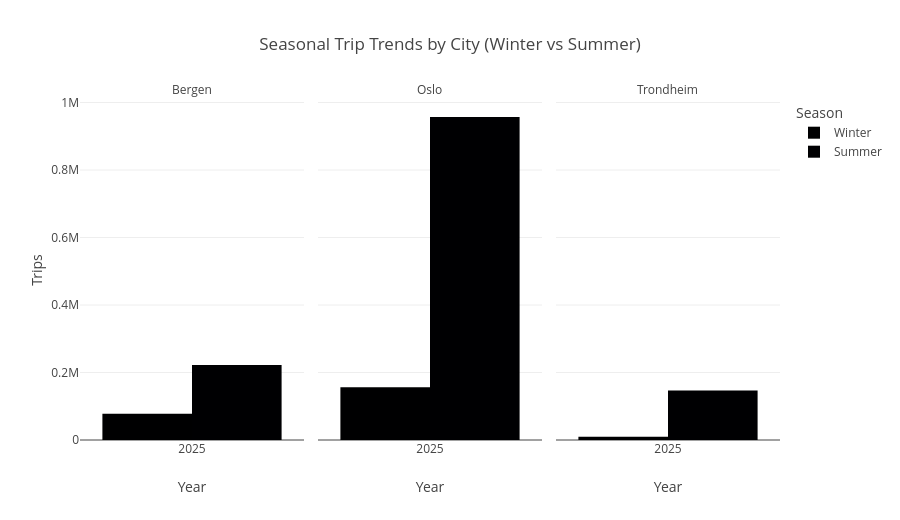

Source (notebook cell):
### Code cell
fig = px.bar(
    agg,
    x="year",
    y="trips",
    color="season",
    barmode="group",
    facet_col="city_name",
    category_orders={"season": ["Winter", "Summer"]},
    title="Seasonal Trip Trends by City (Winter vs Summer)",
    labels={"trips": "Trips", "year": "Year", "city_name": "City"},
)
fig.update_layout(height=520, legend_title_text="Season")
fig.for_each_annotation(lambda a: a.update(text=a.text.split("=")[-1]))
fig.show()

### Figure 1 — Plotly figure (JSON) as saved in the notebook; plotly's stock layout.template omitted (floating-point values rounded to 4 significant figures)
{"data": [{"alignmentgroup": "True", "hovertemplate": "season=Winter<br>City=Bergen<br>Year=%{x}<br>Trips=%{y}<extra></extra>", "legendgroup": "Winter", "marker": {"color": "#000001", "pattern": {"shape": ""}}, "name": "Winter", "offsetgroup": "Winter", "orientation": "v", "showlegend": true, "textposition": "auto", "type": "bar", "x": [2025], "xaxis": "x", "y": [77578], "yaxis": "y"}, {"alignmentgroup": "True", "hovertemplate": "season=Winter<br>City=Oslo<br>Year=%{x}<br>Trips=%{y}<extra></extra>", "legendgroup": "Winter", "marker": {"color": "#000001", "pattern": {"shape": ""}}, "name": "Winter", "offsetgroup": "Winter", "orientation": "v", "showlegend": false, "textposition": "auto", "type": "bar", "x": [2025], "xaxis": "x2", "y": [156172], "yaxis": "y2"}, {"alignmentgroup": "True", "hovertemplate": "season=Winter<br>City=Trondheim<br>Year=%{x}<br>Trips=%{y}<extra></extra>", "legendgroup": "Winter", "marker": {"color": "#000001", "pattern": {"shape": ""}}, "name": "Winter", "offsetgroup": "Winter", "orientation": "v", "showlegend": false, "textposition": "auto", "type": "bar", "x": [2025], "xaxis": "x3", "y": [9695], "yaxis": "y3"}, {"alignmentgroup": "True", "hovertemplate": "season=Summer<br>City=Bergen<br>Year=%{x}<br>Trips=%{y}<extra></extra>", "legendgroup": "Summer", "marker": {"color": "#000002", "pattern": {"shape": ""}}, "name": "Summer", "offsetgroup": "Summer", "orientation": "v", "showlegend": true, "textposition": "auto", "type": "bar", "x": [2025], "xaxis": "x", "y": [221986], "yaxis": "y"}, {"alignmentgroup": "True", "hovertemplate": "season=Summer<br>City=Oslo<br>Year=%{x}<br>Trips=%{y}<extra></extra>", "legendgroup": "Summer", "marker": {"color": "#000002", "pattern": {"shape": ""}}, "name": "Summer", "offsetgroup": "Summer", "orientation": "v", "showlegend": false, "textposition": "auto", "type": "bar", "x": [2025], "xaxis": "x2", "y": [957132], "yaxis": "y2"}, {"alignmentgroup": "True", "hovertemplate": "season=Summer<br>City=Trondheim<br>Year=%{x}<br>Trips=%{y}<extra></extra>", "legendgroup": "Summer", "marker": {"color": "#000002", "pattern": {"shape": ""}}, "name": "Summer", "offsetgroup": "Summer", "orientation": "v", "showlegend": false, "textposition": "auto", "type": "bar", "x": [2025], "xaxis": "x3", "y": [146979], "yaxis": "y3"}], "layout": {"annotations": [{"font": {}, "showarrow": false, "text": "Bergen", "x": 0.16, "xanchor": "center", "xref": "paper", "y": 1, "yanchor": "bottom", "yref": "paper"}, {"font": {}, "showarrow": false, "text": "Oslo", "x": 0.5, "xanchor": "center", "xref": "paper", "y": 1, "yanchor": "bottom", "yref": "paper"}, {"font": {}, "showarrow": false, "text": "Trondheim", "x": 0.84, "xanchor": "center", "xref": "paper", "y": 1, "yanchor": "bottom", "yref": "paper"}], "barmode": "group", "height": 520, "legend": {"title": {"text": "Season"}, "tracegroupgap": 0}, "title": {"text": "Seasonal Trip Trends by City (Winter vs Summer)"}, "xaxis": {"anchor": "y", "domain": [0, 0.32], "title": {"text": "Year"}}, "xaxis2": {"anchor": "y2", "domain": [0.34, 0.66], "matches": "x", "title": {"text": "Year"}}, "xaxis3": {"anchor": "y3", "domain": [0.68, 1.0], "matches": "x", "title": {"text": "Year"}}, "yaxis": {"anchor": "x", "domain": [0, 1], "title": {"text": "Trips"}}, "yaxis2": {"anchor": "x2", "domain": [0, 1], "matches": "y", "showticklabels": false}, "yaxis3": {"anchor": "x3", "domain": [0, 1], "matches": "y", "showticklabels": false}}}
